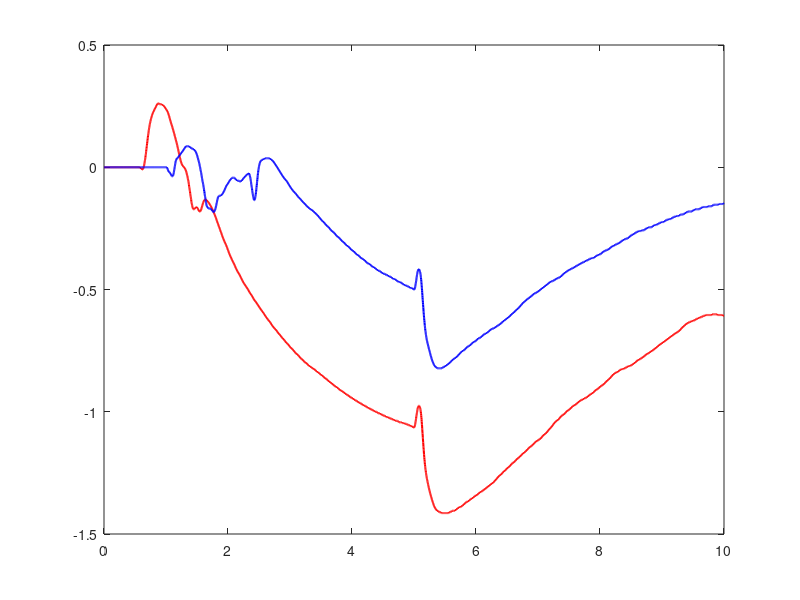

Write the MATLAB code that produced this figure. (Note: this script raises an error after producing the figure.)
%% load file
% caso1 = load('Oboe_projects-Andrea-s_Branch/caso1.mat');
% caso2 = load('Oboe_projects-Andrea-s_Branch/caso2.mat');
% caso3 = load('Oboe_projects-Andrea-s_Branch/caso3.mat');
% caso4 = load('Oboe_projects-Andrea-s_Branch/caso4.mat');
% caso5 = load('Oboe_projects-Andrea-s_Branch/caso5.mat');
caso6 = load('Oboe_projects-Andrea-s_Branch/caso6.mat');
caso7 = load('Oboe_projects-Andrea-s_Branch/caso7.mat');
% caso8 = load('Oboe_projects-Andrea-s_Branch/caso8.mat');
% caso9 = load('Oboe_projects-Andrea-s_Branch/caso9.mat');
% caso10 = load('Oboe_projects-Andrea-s_Branch/caso10.mat');
% caso11 = load('Oboe_projects-Andrea-s_Branch/caso11.mat');
% caso12 = load('Oboe_projects-Andrea-s_Branch/caso12.mat');
% caso13 = load('Oboe_projects-Andrea-s_Branch/caso13.mat');
% caso14 = load('Oboe_projects-Andrea-s_Branch/caso14.mat');
% caso15 = load('Oboe_projects-Andrea-s_Branch/caso15.mat');
% caso16 = load('Oboe_projects-Andrea-s_Branch/caso16.mat');
% caso17 = load('Oboe_projects-Andrea-s_Branch/caso17.mat');
% caso18 = load('Oboe_projects-Andrea-s_Branch/caso18.mat');

fprintf('COMMENTI detti durante il laboratorio: \n')
disp('caso 6: non tiene la posizione ma ROBUSTO all impulso (nel senso che non cade all applicazione del disturbo)');
disp('caso 7: meglio di caso 1 2 e 6 ma comunque non tiene la posizione + ROBUSTO + va verso lo 0 ma lentamente');

%% Plot figure
%% caso 3) posizione theta
figure(1)
set(gcf,'Position',[100 100 600 600])
% fontsize(gcf,scale=1.3)
grid on
hLine1=plot(caso6.simulazione_out.time,caso6.simulazione_out.signals.values(:,1),...
    'LineStyle','-',...
    'LineWidth',1.5,...
    'Color', 'r');
hold on 
hLine=plot(caso7.simulazione_out.time,caso7.simulazione_out.signals.values(:,1),...
    'LineStyle','-',...
    'LineWidth',1.5,...
    'Color', 'b');

hLine.Color(4)=1;
hLine1.Color(4)=1;

hold off
xlabel("$t$ [s]",'Interpreter',"latex",'FontSize',20) 
ylabel("$\theta$ [rad]",'Interpreter',"latex",'FontSize',20) 
legend('${{\theta}_{caso\, 6}}$','${{\theta}_{caso\, 7}}$','interpreter','latex','FontSize',22, 'Location','southwest')
fontsize(gca,scale=1.3)
xlim([0 15])
axis tight


%% caso 3) posizione alpha
figure(2)
set(gcf,'Position',[100 100 600 600])
% fontsize(gcf,scale=1.3)
grid on
hLine1=plot(caso6.simulazione_out.time,caso6.simulazione_out.signals.values(:,2),...
    'LineStyle','-',...
    'LineWidth',1.5,...
    'Color', 'r');
hold on 
hLine=plot(caso7.simulazione_out.time,caso7.simulazione_out.signals.values(:,2),...
    'LineStyle','-',...
    'LineWidth',1.5,...
    'Color', 'b');

hLine.Color(4)=1;
hLine1.Color(4)=1;

hold off
xlabel("$t$ [s]",'Interpreter',"latex",'FontSize',20) 
ylabel("$\alpha$ [rad]",'Interpreter',"latex",'FontSize',20) 
legend('${{\alpha}_{caso\, 6}}$','${{\alpha}_{caso\, 7}}$','interpreter','latex','FontSize',22, 'Location','southwest')
fontsize(gca,scale=1.3)
xlim([0 15])
axis tight

%% caso 3) velocità theta
figure(3)
set(gcf,'Position',[100 100 600 600])
% fontsize(gcf,scale=1.3)
grid on
hLine1=plot(caso6.simulazione_out.time,caso6.simulazione_out.signals.values(:,3),...
    'LineStyle','-',...
    'LineWidth',1.5,...
    'Color', 'r');
hold on 
hLine=plot(caso7.simulazione_out.time,caso7.simulazione_out.signals.values(:,3),...
    'LineStyle','-',...
    'LineWidth',1.5,...
    'Color', 'b');

hLine.Color(4)=1;
hLine1.Color(4)=1;

hold off
xlabel("$t$ [s]",'Interpreter',"latex",'FontSize',20) 
ylabel("$\dot{\theta}$ [rad/s]",'Interpreter',"latex",'FontSize',20) 
legend('${\dot{\theta}_{caso\, 6}}$','${\dot{\theta}_{caso\, 7}}$','interpreter','latex','FontSize',22, 'Location','southwest')
fontsize(gca,scale=1.3)
xlim([0 15])
axis tight

%% caso 3) velocità alpha
figure(4)
set(gcf,'Position',[100 100 600 600])
% fontsize(gcf,scale=1.3)
grid on
hLine1=plot(caso6.simulazione_out.time,caso6.simulazione_out.signals.values(:,4),...
    'LineStyle','-',...
    'LineWidth',1.5,...
    'Color', 'r');
hold on 
hLine=plot(caso7.simulazione_out.time,caso7.simulazione_out.signals.values(:,4),...
    'LineStyle','-',...
    'LineWidth',1.5,...
    'Color', 'b');


hLine.Color(4)=1;
hLine1.Color(4)=1;

hold off
xlabel("$t$ [s]",'Interpreter',"latex",'FontSize',20) 
ylabel("$\dot{\alpha}$ [rad/s]",'Interpreter',"latex",'FontSize',20) 
legend('${\dot{\alpha}_{caso\, 6}}$','${\dot{\alpha}_{caso\, 7}}$','interpreter','latex','FontSize',22, 'Location','southwest')
fontsize(gca,scale=1.3)
xlim([0 15])
axis tight
